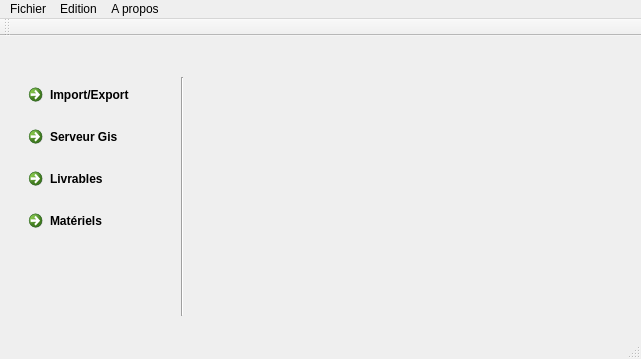
<?xml version="1.0" encoding="UTF-8"?>
<ui version="4.0">
 <class>MainWindow</class>
 <widget class="QMainWindow" name="MainWindow">
  <property name="geometry">
   <rect>
    <x>0</x>
    <y>0</y>
    <width>641</width>
    <height>359</height>
   </rect>
  </property>
  <property name="windowTitle">
   <string>MainWindow</string>
  </property>
  <widget class="QWidget" name="centralWidget">
   <widget class="QWidget" name="horizontalLayoutWidget">
    <property name="geometry">
     <rect>
      <x>10</x>
      <y>30</y>
      <width>185</width>
      <height>261</height>
     </rect>
    </property>
    <layout class="QHBoxLayout" name="horizontalLayout">
     <item>
      <layout class="QVBoxLayout" name="verticalLayout">
       <item>
        <widget class="QCommandLinkButton" name="importExport">
         <property name="text">
          <string>Import/Export</string>
         </property>
        </widget>
       </item>
       <item>
        <widget class="QCommandLinkButton" name="commandLinkButton_2">
         <property name="text">
          <string>Serveur Gis</string>
         </property>
        </widget>
       </item>
       <item>
        <widget class="QCommandLinkButton" name="commandLinkButton_3">
         <property name="text">
          <string>Livrables</string>
         </property>
        </widget>
       </item>
       <item>
        <widget class="QCommandLinkButton" name="commandLinkButton_4">
         <property name="text">
          <string>Matériels</string>
         </property>
        </widget>
       </item>
       <item>
        <spacer name="verticalSpacer">
         <property name="orientation">
          <enum>Qt::Vertical</enum>
         </property>
         <property name="sizeHint" stdset="0">
          <size>
           <width>20</width>
           <height>40</height>
          </size>
         </property>
        </spacer>
       </item>
      </layout>
     </item>
     <item>
      <widget class="Line" name="line">
       <property name="orientation">
        <enum>Qt::Vertical</enum>
       </property>
      </widget>
     </item>
    </layout>
   </widget>
   <widget class="QWidget" name="verticalLayoutWidget_2">
    <property name="geometry">
     <rect>
      <x>210</x>
      <y>30</y>
      <width>421</width>
      <height>261</height>
     </rect>
    </property>
    <layout class="QVBoxLayout" name="verticalLayout_2"/>
   </widget>
  </widget>
  <widget class="QMenuBar" name="menuBar">
   <property name="geometry">
    <rect>
     <x>0</x>
     <y>0</y>
     <width>641</width>
     <height>21</height>
    </rect>
   </property>
   <widget class="QMenu" name="menuFichier">
    <property name="title">
     <string>Fichier</string>
    </property>
   </widget>
   <widget class="QMenu" name="menuEdition">
    <property name="title">
     <string>Edition</string>
    </property>
    <addaction name="actionPr_f_rences"/>
   </widget>
   <widget class="QMenu" name="menuA_propos">
    <property name="title">
     <string>A propos</string>
    </property>
   </widget>
   <addaction name="menuFichier"/>
   <addaction name="menuEdition"/>
   <addaction name="menuA_propos"/>
  </widget>
  <widget class="QToolBar" name="mainToolBar">
   <attribute name="toolBarArea">
    <enum>TopToolBarArea</enum>
   </attribute>
   <attribute name="toolBarBreak">
    <bool>false</bool>
   </attribute>
  </widget>
  <widget class="QStatusBar" name="statusBar"/>
  <action name="actionPr_f_rences">
   <property name="text">
    <string>Préférences</string>
   </property>
  </action>
 </widget>
 <layoutdefault spacing="6" margin="11"/>
 <resources/>
 <connections/>
</ui>
